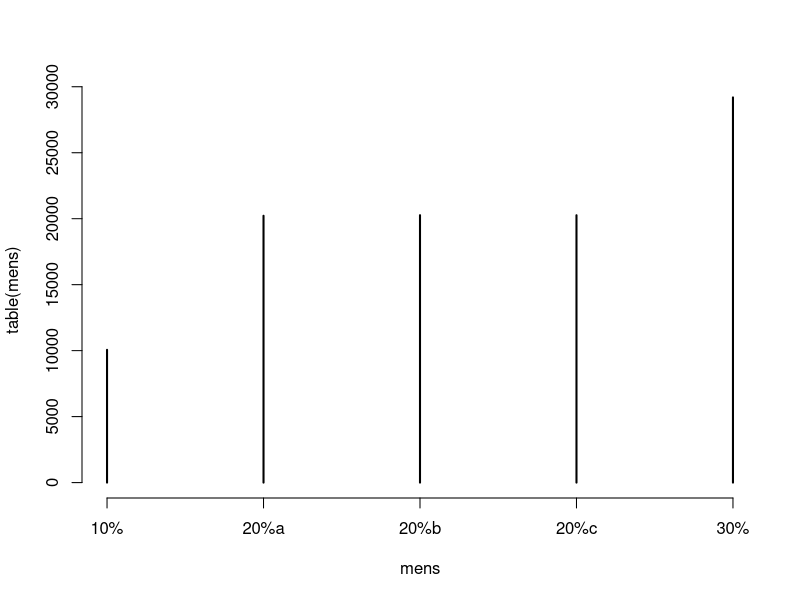

This chart was generated by the following R code:
n <- 100000
mens <- vector("numeric",n)
for (i in 1:n) {
    
  p <- runif(1,1,100)

    if(p<= 30){
        mens[i] <- "30%"
    } else if (p<=50){
        mens[i] <- "20%a"
    } else if (p<=70){
        mens[i] <- "20%b"
    } else if (p<=90){
        mens[i] <- "20%c"
    } else {
        mens[i] <- "10%"
    }

}

mens
table(mens)

plot(table(mens))
